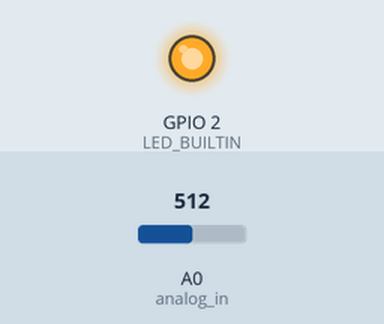
Recording of a sketch running on a simulated ESP8266 (NodeMCU). On the bench: output pins drawn as LEDs (lit = HIGH, except the on-board LED, lit = LOW). The inputs (shaded band) are chosen by the test bench; at power-on: A0 (analog_in) = 512. WiFi joins after 1.5 s; servers stay silent unless stated; storage starts empty; EEPROM starts erased; no MQTT or app messages arrive unless stated; what the sketch prints to the serial monitor is not drawn.

Above: at 0.1 s.
At 4.5 s:
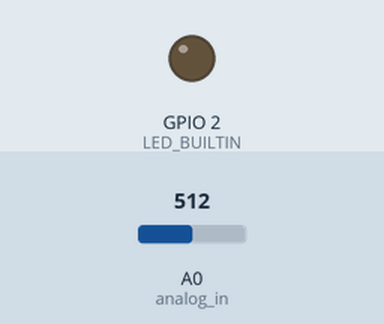
4.6 s: A0 (analog_in) set to 0
At 5.7 s:
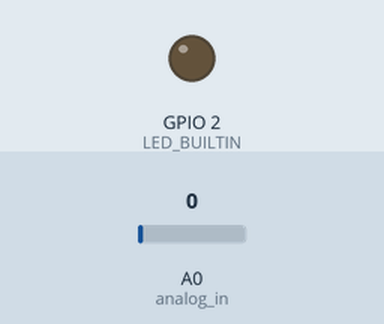
13.0 s: A0 (analog_in) set to 16
Timing chart, 0 to 18.1 s (numbered marks = the images above; inputs shaded):
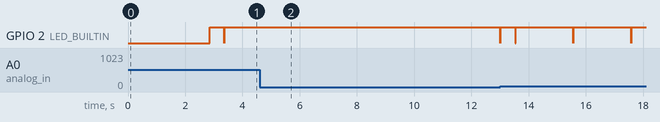

The sketch:

bandmon_main.ino
```cpp
// Author KE8TJE
// Bandmon - a project by WVU ARC - W8CUL
// intended as a 2m repeater activity monitor

//#include <WiFi.h> - old library from 2024 (removed)
#include <FS.h>

#include <ESP8266WiFi.h>
#include <PubSubClient.h>

#include <EEPROM.h>

#define SQL_pin 0
#define analog_in A0
#define wifi_reset_btn 5
//#define debug  // uncomment for debug prints
//#define SOUND_IN // uncomment if audio is provided


//#define reset_wifiman 1
#define init_user_data

#include <WiFiManager.h>  //https://github.com/tzapu/WiFiManager

#ifdef ESP32
#include <SPIFFS.h>
#endif

#include <ArduinoJson.h>  //https://github.com/bblanchon/ArduinoJson

bool shouldSaveConfig = false;

// data formats to read data
// Currently unused data structure - keep for backwards compatibility
struct s_wifi_data {
  char ssid[40];
  char psk[40];
  int reconnect_count;
} wifi_data;

struct s_user_data {
  char user_call[10];
  char rptr_call[10];
  char state[2];

  float lon;
  float lat;

  char mqtt_svr[100];
  uint16_t port;
  long timeout;
  float audio_cutoff;

} user_data;

long report_timeout;  // used for millis time out
float talk_time = 0;  // accumilate audio signature


void sub_callback(char* topic, byte* payload, unsigned int length);

WiFiClient espClient;
PubSubClient client(espClient);

WiFiManager wifiManager;


long lastReconnectAttempt = 0;


char topic[50];
char cmd_topic[50];
char tmp_value[50];
int value = 0;
uint32_t chipid;

float min_val = 0;
float max_val = 0;

float avg_val;

#define wifi_reconnect_interval 5
int update_count = 0;

int debug_print = 0;


void setup() {


  Serial.begin(9600);
  chipid = ESP.getChipId();  //get_chip_id();
  Serial.println("\n\n\n\n\ni Init bandmon - KE8TJE");
  Serial.print("i Chipid:");
  Serial.println(ESP.getChipId());
  Serial.print("i MAC Address: ");
  Serial.println(WiFi.macAddress());


  //io config
  init_io();

  //reset_detection(); // buggy - need to find the correct pin ids for the ESP12F


  // restore EEPROM data
  read_EEPROM_wifi();

  init_file_system();

  // long press reset


#ifdef reset_wifiman
  Serial.println("i reset wifi man");
  wifi_manager_reset();
  delay(5);
#endif


  wifi_manager_config();


  // reding EEPROM needs to happen to get valid data
  read_EEPROM_wifi();


  //set topic for regular updates
  sprintf(topic, "%s/%s/%d", "bandmon", user_data.state, chipid);

  //set command topic
  sprintf(cmd_topic, "bandmon/cmd/%d", chipid);
  Serial.print("i CMD topic:");
  Serial.println(cmd_topic);


  while (WiFi.status() != WL_CONNECTED) {
    delay(1000);
    Serial.print(".");

    // handel no internet for 100 s
    if (wifi_data.reconnect_count-- < 0) {
      //restart ESP command
      ESP.restart();
    }
  }

  Serial.println("");
  Serial.println("i WiFi connected");
  Serial.print("i IP address: ");
  Serial.println(WiFi.localIP());
  digitalWrite(LED_BUILTIN,HIGH);

  delay(500);

  client.setServer(user_data.mqtt_svr, user_data.port);
  client.setCallback(sub_callback);  //added callback - v1.2

  sprintf(topic, "bandmon/%s/%s", user_data.state, user_data.rptr_call);

  // update report time out
  report_timeout = millis();
}


//audio detection update


void loop() {

  // new non blocking
  wifiManager.process();

  if (!client.connected()) {
    digitalWrite(LED_BUILTIN, HIGH);
    long now = millis();
    if (now - lastReconnectAttempt > 5000) {
      lastReconnectAttempt = now;

      // Attempt to reconnect
      if (reconnect()) {
        lastReconnectAttempt = 0;
      }
    }

  } else {
    // Client connected
    client.loop();
  }

  //reset counter
  min_val = 0;
  max_val = 0;
  for (int i = 0; i < 200; i++) {
    float adc = analogRead(analog_in);

    if (adc > max_val) {
      max_val = adc;
      digitalWrite(LED_BUILTIN, LOW);  // peak detection led
    }

    if (min_val > adc) {
      min_val = adc;
    }
    delay(10);
    digitalWrite(LED_BUILTIN, HIGH);
  }

  //Debug output
  if (debug_print) {
    Serial.print("d ");
    Serial.print(max_val - avg_val);
    Serial.print(",");
    Serial.println(talk_time);
    debug_mqtt(max_val - avg_val,talk_time);

  }
  //Serial.println(max_val  - avg_val);


  if (max_val - avg_val > user_data.audio_cutoff) {
    talk_time += 2.0;  //measurements take 2 s (currently)
#ifdef debug
    Serial.println(talk_time);
#endif
  }


  if ((millis() - report_timeout) > 60000) {

    report_timeout = millis();
    //client.publish("bandmon/test/events","report time out");
    if (talk_time > 2) {
      sprintf(tmp_value, "%f", talk_time);
      client.publish(topic, tmp_value);

      sprintf(tmp_value, "{\"call\":\"%s\",\"activity\":%f}", user_data.rptr_call, talk_time);
      client.publish("bandmon/data", tmp_value);
    }
    //clear talk timer
    talk_time = 0;

    if (update_count > wifi_reconnect_interval) {
      ESP.restart();
    }

    Serial.printf("i update %d\n", update_count++);
  }
}
```

data_save.ino
```cpp
void print_user_data(){
  Serial.println();
  Serial.printf("i user_call:%s\n",user_data.user_call);
  Serial.printf("i repeater_call:%s\n",user_data.rptr_call);
  Serial.printf("i state:%s\n",user_data.state);
  //Serial.printf("i mqtt server:%s:%s\n",user_data.mqtt_svr,user_data.port);
  Serial.printf("i mqtt svr:%s\n",user_data.mqtt_svr);
  Serial.printf("i mqtt port:%d\n",user_data.port);
  Serial.printf("i timeout:%d\n",user_data.timeout);
  Serial.printf("i audio cutoff:%f\n",user_data.audio_cutoff);
}


  // void EEMROM_init(){
  //    strcpy(user_data.mqtt_svr, custom_mqtt_server.getValue());
  //   strcpy(user_data.user_call, custom_user_call.getValue());
  //   strcpy(user_data.rptr_call, custom_user_rcall.getValue());
  //   strcpy(user_data.state, custom_user_state.getValue());
  //   user_data.port = atoi(custom_mqtt_port.getValue());
  //   user_data.audio_cutoff = atoi(custom_user_cutoff.getValue());
  // }

void read_EEPROM_wifi(){

  EEPROM.begin(512);
  // dump eeprom data
  EEPROM.get(0, wifi_data);
  EEPROM.get(sizeof(wifi_data)+1,user_data);
  print_user_data();

}


void write_EEPROM_wifi(){
  //write user and wifi data to EEPROM
  Serial.println("i Data saving to EEPROM");
  EEPROM.begin(512);
  EEPROM.put(0,wifi_data);
  EEPROM.put(sizeof(wifi_data)+1,user_data);
  EEPROM.commit();
}
```

hw.ino
```cpp
// Radio pins

// COR pin attach as an interupt to get events and use milsto export the data

void init_io(){

  //attachInterrupt(digitalPinToInterrupt(SQL_pin), ISR,CHANGE);
  pinMode(LED_BUILTIN, OUTPUT);
  pinMode(SQL_pin,INPUT);


  pinMode(wifi_reset_btn, INPUT_PULLUP);  //wifi button

}


int reset_detection(){

  if(digitalRead(wifi_reset_btn)==LOW){
    delay(2000);
    if(digitalRead(wifi_reset_btn)==LOW){
      Serial.println("i Long 2s press detected");
      return 1;
    }

  }
  Serial.println("i long press detection done");
  return 0;
}

float noise_cal(){
  // Noise level calibration

  float ns_avg = 0.0;


  for (int i = 0; i < 500; i++) {
    ns_avg += analogRead(analog_in);
    delay(10);
  }
  ns_avg = ns_avg / 500 + 10.0;  //add 50 as a safety factor
  Serial.print("i noice level:");
  Serial.println(ns_avg);

  return ns_avg;
}
```

mqtt.ino
```cpp
boolean reconnect() {
  itoa(chipid,tmp_value,10);
  if (client.connect(tmp_value)) {
    // Once connected, publish an announcement...
    client.publish("bandmon/alive",tmp_value);

    // ... and resubscribe
    //remove global cmd for now
    //client.subscribe("bandmon/cmd");
    client.subscribe(cmd_topic);

  }
  return client.connected();
}

//added sub function
void sub_callback(char* topic, byte* payload, unsigned int length) {
  // In order to republish this payload, a copy must be made
  // as the orignal payload buffer will be overwritten whilst
  // constructing the PUBLISH packet.
  Serial.print("topic:");
  Serial.println(topic);
  sprintf(tmp_value,"bandmon/rply/%d",chipid);

  for (int i=0;i<length;i++) {
    Serial.print((char)payload[i]);
  }

  if((char)payload[0]=='d'){
    debug_print = 1;
  }

  //if((char)payload[0]=='a'){
    //debug_print = 1;

  //}

  if((char)payload[0]=='r'){
    ESP.restart();
  }


  // remove in final deployment version
  // this allows resetting the settings of a configured node remotely

  if((char)payload[0]=='e'){
    Serial.println("i reset wifi man");
    wifi_manager_reset();
    ESP.restart();
  }

  if((char)payload[0]=='c'){
    Serial.println("i Noise cal");

    user_data.audio_cutoff  = noise_cal();
    char tmp[8];
    sprintf(tmp,"%.2f",user_data.audio_cutoff);
    client.publish(tmp_value,tmp);
  }

   if((char)payload[0]=='p'){
    print_user_data();
  }


  if((char)payload[0]=='w'){
    Serial.println("i EEPROM save");
    write_EEPROM_wifi();
  }


  // Allocate the correct amount of memory for the payload copy


  //byte* p = (byte*)malloc(length);
  // Copy the payload to the new buffer
  //memcpy(p,payload,length);
  //client.publish("outTopic", p, length);
  // Free the memory
  //free(p);
}


void debug_mqtt(float a,float b)
{
    sprintf(tmp_value,"bandmon/debug/%d",chipid);

    char tmp[30];
    sprintf(tmp,"{val:%.1f,act_t:%.1f}",a,b);
    client.publish(tmp_value,tmp);
}
```

wifi_man.ino
```cpp
//callback notifying us of the need to save config
void saveConfigCallback () {
  Serial.println("Should save config");
  shouldSaveConfig = true;
}

void init_file_system() {
  if (SPIFFS.begin()) {
    //Serial.println("mounted file system");
    if (SPIFFS.exists("/config.json")) {
      //file exists, reading and loading
      Serial.println("reading config file");
      File configFile = SPIFFS.open("/config.json", "r");
      if (configFile) {
        Serial.println("i opened config file");
        size_t size = configFile.size();
        // Allocate a buffer to store contents of the file.
        std::unique_ptr<char[]> buf(new char[size]);

        configFile.readBytes(buf.get(), size);

#if defined(ARDUINOJSON_VERSION_MAJOR) && ARDUINOJSON_VERSION_MAJOR >= 6
        DynamicJsonDocument json(1024);
        auto deserializeError = deserializeJson(json, buf.get());
        serializeJson(json, Serial);
        if (!deserializeError) {
#else
        DynamicJsonBuffer jsonBuffer;
        JsonObject& json = jsonBuffer.parseObject(buf.get());
        json.printTo(Serial);
        if (json.success()) {
#endif
          Serial.println("\nparsed json");
          //strcpy(mqtt_server, json["mqtt_server"]);
          //strcpy(mqtt_port, json["mqtt_port"]);
          //strcpy(api_token, json["api_token"]);
        } else {
          Serial.println("e failed to load json config");
        }
        configFile.close();
      }
    }
  } else {
    Serial.println("e failed to mount FS");
  }
}


void wifi_manager_reset() {
  WiFiManager wm;
  wm.resetSettings();
}

int wifi_manager_config() {

  // Parameter list with defaults

  WiFiManagerParameter custom_mqtt_server("server", "mqtt server", "phys.cmb.ac.lk", 100);
  WiFiManagerParameter custom_mqtt_port("port", "mqtt port", "1883", 6);
  WiFiManagerParameter custom_user_call("u_c", "User Call", "N0CALL", 10);
  WiFiManagerParameter custom_user_rcall("u_rc", "Repeater Call", "N0RCALL", 10);
  WiFiManagerParameter custom_user_state("u_state", "State", "NA", 2);
  WiFiManagerParameter custom_user_cutoff("u_audio_cut", "Audio cutoff", "200", 4);

  //wifiManager.setDebugOutput(true);  // testing

  //set config save notify callback
  wifiManager.setSaveConfigCallback(saveConfigCallback);

  wifiManager.setConfigPortalBlocking(false);
  wifiManager.setConfigPortalTimeout(300);  //5 min = 60*5
  //wifiManager.setTimeout(30);
  wifiManager.setConnectRetries(10);


  //add all your parameters here
  wifiManager.addParameter(&custom_mqtt_server);
  wifiManager.addParameter(&custom_mqtt_port);
  wifiManager.addParameter(&custom_user_call);
  wifiManager.addParameter(&custom_user_rcall);
  wifiManager.addParameter(&custom_user_state);
  wifiManager.addParameter(&custom_user_cutoff);

  if (!wifiManager.autoConnect("Bandmon")) {
    Serial.println("e failed to connect");

    // run the non-blocking routine
    while(WiFi.status() != WL_CONNECTED){
      wifiManager.process();
    }

  }


    Serial.println("Connected");
    //Update user_data with wifiman data
    strcpy(user_data.mqtt_svr, custom_mqtt_server.getValue());
    strcpy(user_data.user_call, custom_user_call.getValue());
    strcpy(user_data.rptr_call, custom_user_rcall.getValue());
    strcpy(user_data.state, custom_user_state.getValue());
    user_data.port = atoi(custom_mqtt_port.getValue());
    user_data.audio_cutoff = atoi(custom_user_cutoff.getValue());

    if (shouldSaveConfig) {
    Serial.println("i Save config settings to EEPROM");
    write_EEPROM_wifi();
    }
    return 1;
  }


\
```

Measured:
- after the input at 4.6 s, GPIO 2 (LED_BUILTIN): stops changing and stays HIGH
